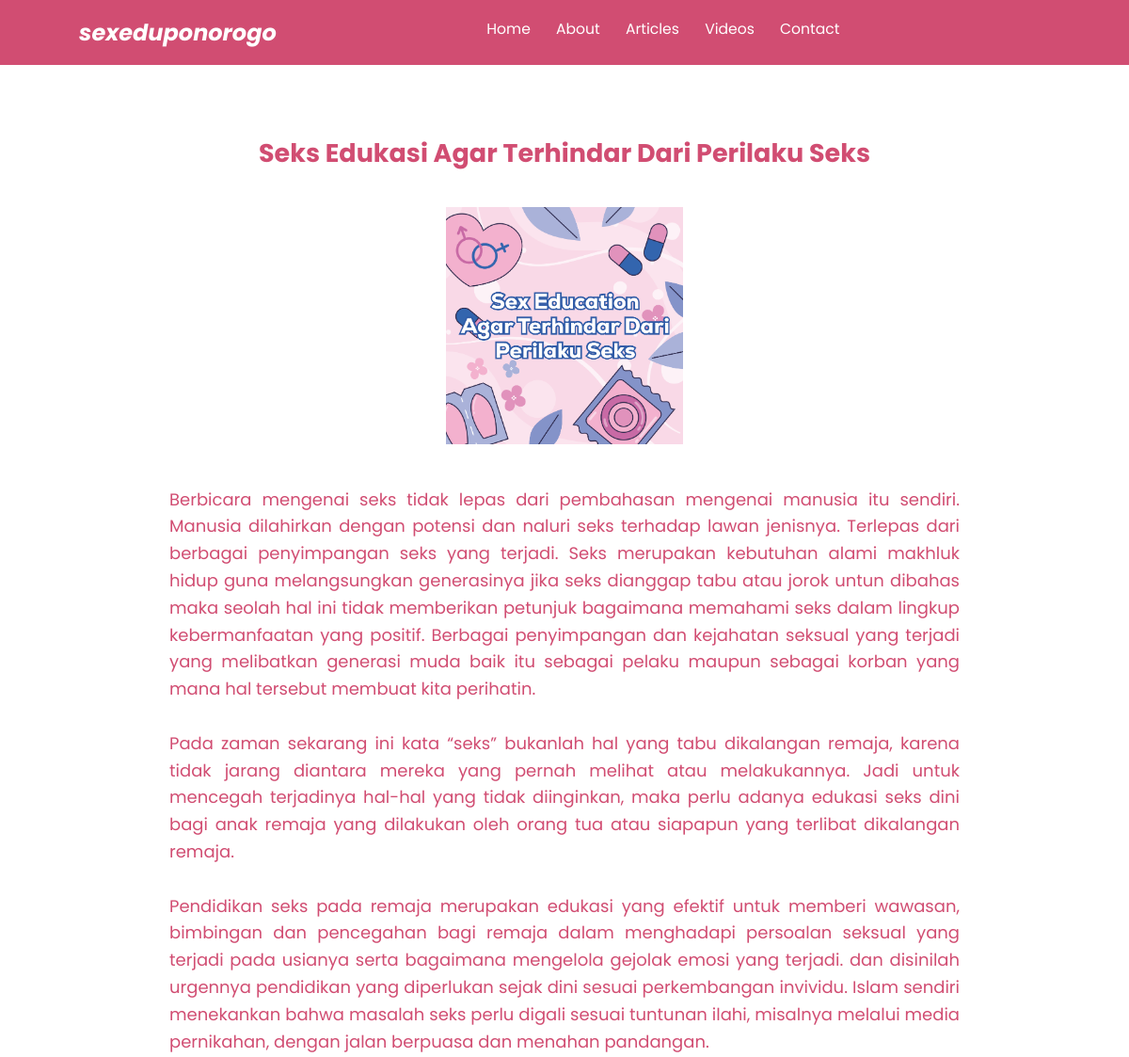
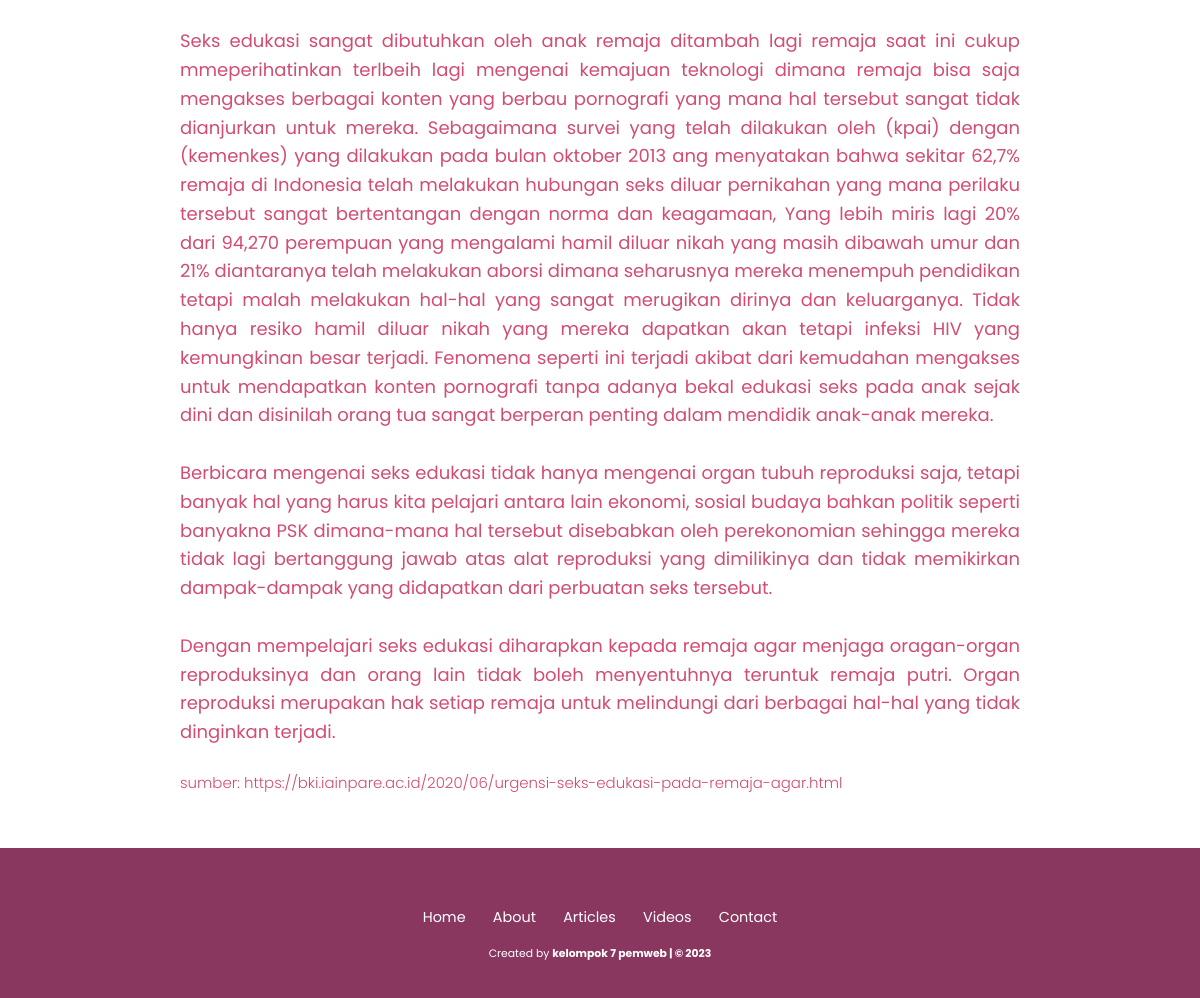
Screenshot of /article/article7.php with the database file from the repository (2 pictures, top to bottom).
### tables this page shows
CREATE TABLE `article` (
  `id` int(11) NOT NULL,
  `title` varchar(100) NOT NULL,
  `synopsis` text NOT NULL,
  `description` longtext NOT NULL,
  `picture` varchar(250) NOT NULL,
  `source` varchar(200) NOT NULL
);

### functions.php (called while the page is built, shortened)
<?php
$conn = mysqli_connect("localhost", "root", "", "sex_education");
function query($query){
    global $conn;
    $result = mysqli_query($conn, $query);
    $rows = [];
    while($row = mysqli_fetch_assoc($result)){
        $rows[] = $row;
    }
    return $rows;
}
?>

### article/article7.php (the view, shortened to what this page needs)
<?php
require '../functions.php';
$article = query("SELECT * FROM article LIMIT 6,1");
?>
<!DOCTYPE html>
<html lang="en">
  <head>
    <link rel="stylesheet" href="../css/style.css" />
  </head>
  <body>
    <nav class="navbar">
      <a href="../index.php" class="navbar-logo">sexeduponorogo</a>
      <div class="navbar-nav">
        <a href="../index.php">Home</a>
        <a href="../about.php">About</a>
        <a href="../article.php">Articles</a>
        <a href="../video.php">Videos</a>
        <a href="../contact.php">Contact</a>
      </div>
    </nav>
    <section id="article-sub" class="article-sub">
      <div class="row">
        <?php foreach ($article as $row) : ?>
        <div class="content">
          <h2 class="title"><?= $row["title"]; ?></h2>
          <img src="../img/article/<?= $row["picture"]; ?>" class="article-img" alt="" />
          <p>
          <?= $row["description"]; ?>
          </p>
          <h5>sumber: <?= $row["source"]; ?></h5>
        </div>
        <?php endforeach; ?>
      </div>
    </section>
    <footer>
      <div class="links">
        <a href="../index.php">Home</a>
        <a href="../about.php">About</a>
        <a href="../article.php">Articles</a>
        <a href="../video.php">Videos</a>
        <a href="../contact.php">Contact</a>
      </div>
      <div class="credit">
        <p>
          Created by
          <a href="">kelompok 7 pemweb | &copy; 2023</a>
        </p>
      </div>
    </footer>
  </body>
</html>

### css/style.css (style rules this page uses)
:root { --primary: #d14d72; --bg: #fff; --second: #fcc8d1; }
* { font-family: "Poppins", sans-serif; margin: 0; padding: 0; box-sizing: border-box; outline: none; border: none; text-decoration: none; }
html { scroll-behavior: smooth; }
body { font-family: "Poppins", sans-serif; background-color: var(--bg); color: var(--primary); }
.navbar { display: flex; justify-content: space-between; align-items: center; padding: 1.4rem 7%; background-color: var(--primary); top: 0; left: 0; right: 0; z-index: 9999; }
.navbar .navbar-logo { font-size: 2rem; font-weight: 700; color: #fff; font-style: italic; }
.navbar .navbar-nav a { text-align: right; color: #fff; display: inline-block; font-size: 1.3rem; margin: 0 1rem; }
.navbar .navbar-nav a::after { content: ""; display: block; padding-bottom: 0.5rem; border-bottom: 0.1rem solid var(--bg); transform: scaleX(0); transition: 0.2s linear; }
.article-sub { min-height: 100vh; background-color: var(--bg); padding: 1rem 7% 1.4rem; }
.article-sub .row { display: flex; }
.article-sub .row .content { color: var(--primary); text-align: center; max-width: 70rem; margin: auto; line-height: 1.6; font-size: 1.5rem; }
.article-sub .row .content .title { margin-top: 2rem auto 0.5rem; }
.article-sub .row .content .article-img { padding-top: 3rem; padding-bottom: 3rem; width: 30%; }
.article-sub .row .content p { text-align: justify; }
.article-sub .row .content h5 { color: var(--primary); text-align: left; padding-top: 2rem; font-weight: 300; margin-top: 2rem auto 0.5rem; }
.row { width: 100%; display: flex; justify-content: center; align-items: center; margin-top: 5rem; }
footer { background-color: #89375f; text-align: center; padding: 5rem 0 3rem; margin-top: 3rem; }
footer .links { margin-bottom: 1.4rem; }
footer .links a { color: var(--bg); padding: 0.7rem 1rem; font-size: 1.2rem; }
footer .credit { font-size: 0.9rem; }
footer .credit a { color: var(--bg); font-weight: 700; }
footer .credit p { color: var(--bg); }
@media (max-width: 1366px) { html { font-size: 75%; } }

### rows the page displays
article: title "Seks Edukasi Agar Terhindar Dari Perilaku Seks", picture (picture), description "Berbicara mengenai seks tidak lepas dari pembahasan mengenai manusia itu sendiri. Manusia dilahirkan dengan potensi dan naluri seks terhadap lawan jenisnya. Terlepas dari berbagai penyimpangan seks yang terjadi. Seks merupakan kebutuhan alami makhluk hidup guna melangsungkan generasinya jika seks dianggap tabu atau jorok untun dibahas maka seolah hal ini tidak memberikan petunjuk bagaimana memahami seks dalam lingkup kebermanfaatan yang positif. Berbagai penyimpangan dan kejahatan seksual yang terjadi yang melibatkan generasi muda baik itu sebagai pelaku maupun sebagai korban yang mana hal tersebut membuat kita perihatin. Pada zaman sekarang ini kata “seks” bukanlah hal yang tabu dikalangan…", source "https://bki.iainpare.ac.id/2020/06/urgensi-seks-edukasi-pada-remaja-agar.html"
